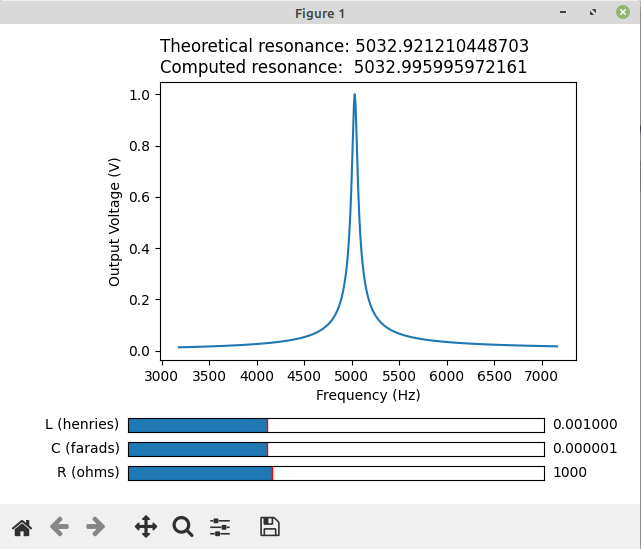

This figure's Python source:
import numpy as np
import matplotlib.pyplot as plt
from matplotlib.widgets import Slider


def Vo(w, R, C, L):
    return (-1j*w*L) / (-1j*w*L - R + R*C*L*w**2)


def get_resonance(w, voltage):
    return w[np.argmax(voltage)]


def update(val):
    ax.cla()
    voltage = abs(Vo(w, slider_R.val, slider_C.val, slider_L.val))
    ax.plot(f, voltage)
    ax.set_title(
        f"Theoretical resonance: {1/(np.sqrt(slider_C.val*slider_L.val) * 2*np.pi)}\nComputed resonance:  {get_resonance(f, voltage)}",
        loc="left")
    ax.set_ylabel("Output Voltage (V)")
    ax.set_xlabel("Frequency (Hz)")
    fig.canvas.draw_idle()


L = 1e-3  # henries
C = 1e-6  # farads
R = 2700  # ohms
w = np.linspace(20000, 45000, 500)  # omega
f = w / (2*np.pi)

fig, ax = plt.subplots()
fig.subplots_adjust(left=0.25, bottom=0.30)
voltage = abs(Vo(w, R, C, L))
ax.plot(f, voltage)
ax.set_title(
    f"Theoretical resonance: {1/(np.sqrt(L*C) * 2*np.pi)}\nComputed resonance:  {get_resonance(f, voltage)}",
    loc="left")
ax.set_ylabel("Output Voltage (V)")
ax.set_xlabel("Frequency (Hz)")


R_slider_ax = fig.add_axes([0.2, .05, 0.65, 0.03])
slider_R = Slider(R_slider_ax, 'R (ohms)',
                  100, 2700, valinit=1000, valfmt='%d')
slider_R.on_changed(update)

C_slider_ax = fig.add_axes([0.2, 0.1, 0.65, 0.03])
slider_C = Slider(C_slider_ax, 'C (farads)', .5e-6,
                  2e-6, valinit=1e-6, valfmt='%f')
slider_C.on_changed(update)

L_slider_ax = fig.add_axes([0.2, 0.15, 0.65, 0.03])
slider_L = Slider(L_slider_ax,
                  'L (henries)', .5e-3, 2e-3, valinit=1e-3, valfmt='%f')
slider_L.on_changed(update)

plt.show()
